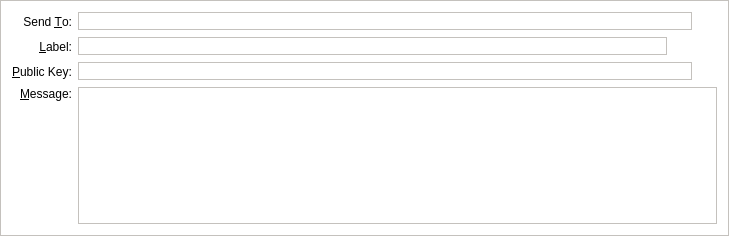
<?xml version="1.0" encoding="UTF-8"?>
<ui version="4.0">
 <class>SendMessagesEntry</class>
 <widget class="QFrame" name="SendMessagesEntry">
  <property name="geometry">
   <rect>
    <x>0</x>
    <y>0</y>
    <width>729</width>
    <height>236</height>
   </rect>
  </property>
  <property name="windowTitle">
   <string>Form</string>
  </property>
  <property name="styleSheet">
   <string notr="true">background-color: rgb(255, 255, 255);
border: 1px solid #c4c1bd;</string>
  </property>
  <property name="frameShape">
   <enum>QFrame::StyledPanel</enum>
  </property>
  <property name="frameShadow">
   <enum>QFrame::Sunken</enum>
  </property>
  <layout class="QGridLayout" name="gridLayout">
   <item row="0" column="0">
    <widget class="QLabel" name="label_2">
     <property name="styleSheet">
      <string notr="true">border: 0;</string>
     </property>
     <property name="text">
      <string>Send &amp;To:</string>
     </property>
     <property name="alignment">
      <set>Qt::AlignRight|Qt::AlignTrailing|Qt::AlignVCenter</set>
     </property>
     <property name="buddy">
      <cstring>sendTo</cstring>
     </property>
    </widget>
   </item>
   <item row="0" column="1">
    <layout class="QHBoxLayout" name="sendToLayout">
     <item>
      <widget class="QValidatedLineEdit" name="sendTo">
       <property name="toolTip">
        <string>The address to send the payment to  (e.g. Promise_Address_Here_QsAqFckyf9pRHN)</string>
       </property>
       <property name="styleSheet">
        <string notr="true">border: 1px solid #c4c1bd;</string>
       </property>
       <property name="maxLength">
        <number>34</number>
       </property>
      </widget>
     </item>
     <item>
      <widget class="QToolButton" name="pasteButton">
       <property name="toolTip">
        <string>Paste address from clipboard</string>
       </property>
       <property name="styleSheet">
        <string notr="true">border: 0;</string>
       </property>
       <property name="text">
        <string/>
       </property>
       <property name="icon">
        <iconset resource="../bitcoin.qrc">
         <normaloff>:/icons/editpaste</normaloff>:/icons/editpaste</iconset>
       </property>
       <property name="shortcut">
        <string>Alt+P</string>
       </property>
      </widget>
     </item>
    </layout>
   </item>
   <item row="1" column="0">
    <widget class="QLabel" name="label_4">
     <property name="styleSheet">
      <string notr="true">border: 0;</string>
     </property>
     <property name="text">
      <string>&amp;Label:</string>
     </property>
     <property name="alignment">
      <set>Qt::AlignRight|Qt::AlignTrailing|Qt::AlignVCenter</set>
     </property>
     <property name="buddy">
      <cstring>addAsLabel</cstring>
     </property>
    </widget>
   </item>
   <item row="1" column="1">
    <layout class="QHBoxLayout" name="horizontalLayout_5">
     <item>
      <widget class="QValidatedLineEdit" name="addAsLabel">
       <property name="enabled">
        <bool>true</bool>
       </property>
       <property name="toolTip">
        <string>Enter a label for this address to add it to your address book</string>
       </property>
       <property name="styleSheet">
        <string notr="true">border: 1px solid #c4c1bd;</string>
       </property>
      </widget>
     </item>
     <item>
      <widget class="QToolButton" name="addressBookButton">
       <property name="toolTip">
        <string>Choose address from address book</string>
       </property>
       <property name="styleSheet">
        <string notr="true">border: 0;</string>
       </property>
       <property name="text">
        <string/>
       </property>
       <property name="icon">
        <iconset resource="../bitcoin.qrc">
         <normaloff>:/icons/address-book</normaloff>:/icons/address-book</iconset>
       </property>
       <property name="shortcut">
        <string>Alt+A</string>
       </property>
      </widget>
     </item>
     <item>
      <widget class="QToolButton" name="deleteButton">
       <property name="toolTip">
        <string>Remove this recipient</string>
       </property>
       <property name="styleSheet">
        <string notr="true">border: 0;</string>
       </property>
       <property name="text">
        <string/>
       </property>
       <property name="icon">
        <iconset resource="../bitcoin.qrc">
         <normaloff>:/icons/remove</normaloff>:/icons/remove</iconset>
       </property>
      </widget>
     </item>
    </layout>
   </item>
   <item row="2" column="0">
    <widget class="QLabel" name="publicKeyLabel">
     <property name="styleSheet">
      <string notr="true">border: 0;</string>
     </property>
     <property name="text">
      <string>&amp;Public Key:</string>
     </property>
     <property name="buddy">
      <cstring>publicKey</cstring>
     </property>
    </widget>
   </item>
   <item row="2" column="1">
    <layout class="QHBoxLayout" name="horizontalLayout_6">
     <item>
      <widget class="QValidatedLineEdit" name="publicKey">
       <property name="styleSheet">
        <string notr="true">border: 1px solid #c4c1bd;</string>
       </property>
      </widget>
     </item>
     <item>
      <widget class="QToolButton" name="PubkeyPasteButton">
       <property name="toolTip">
        <string>Paste address from clipboard</string>
       </property>
       <property name="styleSheet">
        <string notr="true">border: 0;</string>
       </property>
       <property name="text">
        <string/>
       </property>
       <property name="icon">
        <iconset resource="../bitcoin.qrc">
         <normaloff>:/icons/editpaste</normaloff>:/icons/editpaste</iconset>
       </property>
       <property name="shortcut">
        <string>Alt+P</string>
       </property>
      </widget>
     </item>
    </layout>
   </item>
   <item row="3" column="0">
    <widget class="QLabel" name="messageLabel">
     <property name="styleSheet">
      <string notr="true">border: 0;</string>
     </property>
     <property name="text">
      <string>&amp;Message:</string>
     </property>
     <property name="alignment">
      <set>Qt::AlignRight|Qt::AlignTop|Qt::AlignTrailing</set>
     </property>
     <property name="buddy">
      <cstring>messageText</cstring>
     </property>
    </widget>
   </item>
   <item row="3" column="1">
    <widget class="QValidatedTextEdit" name="messageText">
     <property name="mouseTracking">
      <bool>true</bool>
     </property>
     <property name="focusPolicy">
      <enum>Qt::WheelFocus</enum>
     </property>
     <property name="styleSheet">
      <string notr="true">border: 1px solid #c4c1bd;</string>
     </property>
     <property name="tabChangesFocus">
      <bool>false</bool>
     </property>
    </widget>
   </item>
  </layout>
 </widget>
 <customwidgets>
  <customwidget>
   <class>QValidatedLineEdit</class>
   <extends>QLineEdit</extends>
   <header>qvalidatedlineedit.h</header>
  </customwidget>
  <customwidget>
   <class>QValidatedTextEdit</class>
   <extends>QPlainTextEdit</extends>
   <header>qvalidatedtextedit.h</header>
  </customwidget>
 </customwidgets>
 <resources>
  <include location="../bitcoin.qrc"/>
 </resources>
 <connections/>
</ui>
